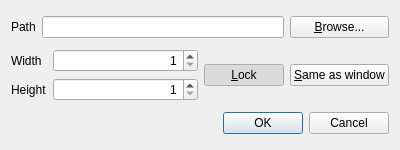
<?xml version="1.0" encoding="UTF-8"?>
<ui version="4.0">
 <class>ExportViewDialog</class>
 <widget class="QDialog" name="ExportViewDialog">
  <property name="geometry">
   <rect>
    <x>0</x>
    <y>0</y>
    <width>400</width>
    <height>150</height>
   </rect>
  </property>
  <property name="windowTitle">
   <string>Dialog</string>
  </property>
  <layout class="QGridLayout" name="gridLayout_2">
   <item row="0" column="2">
    <widget class="QPushButton" name="browseButton">
     <property name="text">
      <string>&amp;Browse...</string>
     </property>
    </widget>
   </item>
   <item row="0" column="1">
    <widget class="QLineEdit" name="pathEdit">
     <property name="readOnly">
      <bool>true</bool>
     </property>
    </widget>
   </item>
   <item row="2" column="0" colspan="3">
    <widget class="QDialogButtonBox" name="buttonBox">
     <property name="orientation">
      <enum>Qt::Horizontal</enum>
     </property>
     <property name="standardButtons">
      <set>QDialogButtonBox::Cancel|QDialogButtonBox::Ok</set>
     </property>
    </widget>
   </item>
   <item row="0" column="0">
    <widget class="QLabel" name="label">
     <property name="text">
      <string>Path</string>
     </property>
    </widget>
   </item>
   <item row="1" column="0" colspan="2">
    <widget class="QFrame" name="frame">
     <property name="sizePolicy">
      <sizepolicy hsizetype="Preferred" vsizetype="Fixed">
       <horstretch>0</horstretch>
       <verstretch>0</verstretch>
      </sizepolicy>
     </property>
     <property name="frameShape">
      <enum>QFrame::NoFrame</enum>
     </property>
     <property name="frameShadow">
      <enum>QFrame::Raised</enum>
     </property>
     <layout class="QGridLayout" name="gridLayout">
      <property name="leftMargin">
       <number>0</number>
      </property>
      <property name="topMargin">
       <number>0</number>
      </property>
      <property name="rightMargin">
       <number>0</number>
      </property>
      <property name="bottomMargin">
       <number>0</number>
      </property>
      <item row="1" column="0">
       <widget class="QLabel" name="label_3">
        <property name="sizePolicy">
         <sizepolicy hsizetype="Fixed" vsizetype="Preferred">
          <horstretch>0</horstretch>
          <verstretch>0</verstretch>
         </sizepolicy>
        </property>
        <property name="text">
         <string>Height</string>
        </property>
       </widget>
      </item>
      <item row="0" column="0">
       <widget class="QLabel" name="label_2">
        <property name="sizePolicy">
         <sizepolicy hsizetype="Fixed" vsizetype="Preferred">
          <horstretch>0</horstretch>
          <verstretch>0</verstretch>
         </sizepolicy>
        </property>
        <property name="text">
         <string>Width</string>
        </property>
       </widget>
      </item>
      <item row="0" column="1">
       <widget class="QSpinBox" name="widthSpin">
        <property name="alignment">
         <set>Qt::AlignRight|Qt::AlignTrailing|Qt::AlignVCenter</set>
        </property>
        <property name="minimum">
         <number>1</number>
        </property>
        <property name="maximum">
         <number>16384</number>
        </property>
       </widget>
      </item>
      <item row="1" column="1">
       <widget class="QSpinBox" name="heightSpin">
        <property name="alignment">
         <set>Qt::AlignRight|Qt::AlignTrailing|Qt::AlignVCenter</set>
        </property>
        <property name="minimum">
         <number>1</number>
        </property>
        <property name="maximum">
         <number>16384</number>
        </property>
       </widget>
      </item>
      <item row="0" column="2" rowspan="2">
       <widget class="QPushButton" name="lockButton">
        <property name="sizePolicy">
         <sizepolicy hsizetype="Fixed" vsizetype="Fixed">
          <horstretch>0</horstretch>
          <verstretch>0</verstretch>
         </sizepolicy>
        </property>
        <property name="text">
         <string>&amp;Lock</string>
        </property>
        <property name="checkable">
         <bool>true</bool>
        </property>
        <property name="checked">
         <bool>true</bool>
        </property>
       </widget>
      </item>
     </layout>
    </widget>
   </item>
   <item row="1" column="2">
    <widget class="QPushButton" name="sameAsWindowButton">
     <property name="text">
      <string>&amp;Same as window</string>
     </property>
    </widget>
   </item>
  </layout>
 </widget>
 <resources/>
 <connections>
  <connection>
   <sender>buttonBox</sender>
   <signal>accepted()</signal>
   <receiver>ExportViewDialog</receiver>
   <slot>accept()</slot>
   <hints>
    <hint type="sourcelabel">
     <x>248</x>
     <y>254</y>
    </hint>
    <hint type="destinationlabel">
     <x>157</x>
     <y>274</y>
    </hint>
   </hints>
  </connection>
  <connection>
   <sender>buttonBox</sender>
   <signal>rejected()</signal>
   <receiver>ExportViewDialog</receiver>
   <slot>reject()</slot>
   <hints>
    <hint type="sourcelabel">
     <x>316</x>
     <y>260</y>
    </hint>
    <hint type="destinationlabel">
     <x>286</x>
     <y>274</y>
    </hint>
   </hints>
  </connection>
 </connections>
</ui>
